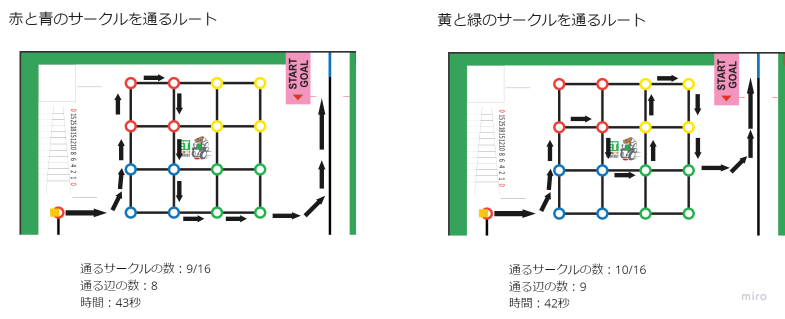
#> input picture RasPike/sdk/workspace/etrobo2023/Block/image/drive_root.png, 1569 x 637 px (shown at 1/2 size); its folder holds only this picture in this run
$ python -i scene_moveblock_thrue.py   (imports and definitions only)
#> lines starting #> are read from the running program, lines starting #| are printed output that depends on the picture; after the words box and inside, x2 and y2 are one past the last pixel; in counts of white or black regions, pixels touching at a corner belong together
import cv2
import numpy as np
import threading
import datetime
import time

from device.camera_control import read,read_camera,show_camera_and_get_key
from device.serial_control import send,send_wait
import device.keyboard_control as ctl_key
import device.picture_control as ctl_pic


# Rコース 以下のコースを通る
#  ○-----○-----○-----○
#  |     |     |     |
#  |  ●●●●●●●●●●●●●●●●>>
#  |  ●  |     |     | 35cm
#  ○--●--○-----○-----○
#  |  ●  |     |     |
#  |  ●  |     |     | 35cm
#  |  ●  |     |     |
#  ○--●--○-----○-----○
#  |  ●  |     |     |
#  |  ●  |     |     | 35cm
#  |  ●  |     |     |
#  ★--●--○-----○-----○
#  | ●
#  ●

# [51 lines left out: functions start, wait_motor_sequence, turn_and_face_1, not called in this run]


def turn_and_face_2():
    send_wait("FW(90,40,40)")  # 前進90cm
    send_wait("CW(80,60,60)")        # 右90度

def turn_and_face_3():
    send_wait("FW(90,60,60)")  # 前進90cm


# [82 lines left out: functions isDangerBlock, isDebrisBlock, move_motor, get_frame_cropped, correct_angle, not called in this run]

def get_center_from_two_lines(frame):
    x = None
    y = None

    height, width = frame.shape[:2]

    # フレームを左右半分に分割
    left_half = frame[:, :width//2]
    right_half = frame[:, width//2:]

    # それぞれで直線を取得
    left_lines = get_lines_frame(left_half)
    right_lines = get_lines_frame(right_half)

    # 一番真ん中に近い線を抽出
    left_most_line_right_half = get_left_most_line(right_lines, width, frame)
    right_most_line_left_half = get_right_most_line(left_lines, width, frame)

    # print(right_most_line_left_half,left_most_line_right_half)

    if ((left_most_line_right_half is not None) and (right_most_line_left_half is not None)):
        x = (left_most_line_right_half[0] + right_most_line_left_half[2])//2
        y = (left_most_line_right_half[3] + right_most_line_left_half[1])//2
    # [10 lines of commented-out code are left out]
    return x, y

def get_lines_frame(frame_half):
    # グレースケールに変換
    gray = cv2.cvtColor(frame_half, cv2.COLOR_BGR2GRAY)

    # Cannyエッジ検出器を使用してエッジを検出
    edges = cv2.Canny(gray, 50, 150)

    # HoughLinesPを使用して直線を検出
    lines = cv2.HoughLinesP(edges, 1, np.pi/180, threshold=50, minLineLength=100, maxLineGap=10)
    return lines

def get_left_most_line(lines, width, frame):
    left_most_line = None
    # 右半分で一番左の直線を検出（左上から右下）
    if lines is not None:
        min_x1 = width  # 大きな値で初期化
        for line in lines:
            x1, y1, x2, y2 = line[0]
            if x1 < min_x1 and x1 < x2:
                min_x1 = x1
                left_most_line = (x1 + width//2, y1, x2 + width//2, y2)
        cv2.line(frame, (x1+width//2, y1), (x2+width//2, y2), (0, 0, 255), 3)
    return left_most_line

def get_right_most_line(lines, width, frame):
    right_most_line = None
    # 左半分で一番右の直線を検出（右上から左下）
    if lines is not None:
        max_x1 = 0  # 小さな値で初期化
        for line in lines:
            x1, y1, x2, y2 = line[0]
            # if x1 > max_x1 and x1 > x2:
            if x1 > max_x1 and x1 > x2:
                max_x1 = x1
                right_most_line = (x1, y1, x2, y2)
            elif x2 > max_x1 and x2 > x1:
                max_x1 = x2
                right_most_line = (x1, y1, x2, y2)
        cv2.line(frame, (x1, y1), (x2, y2), (0, 255, 255), 3)
    return right_most_line

>>> import cv2
>>> picture = cv2.imread('../Block/image/drive_root.png')
#> picture is the input picture: shape (637, 1569, 3); mean B, G, R 231.2, 235.9, 230.3
>>> result = get_center_from_two_lines(picture)
#> in get_center_from_two_lines, `left_half = frame[:, :width//2]`:
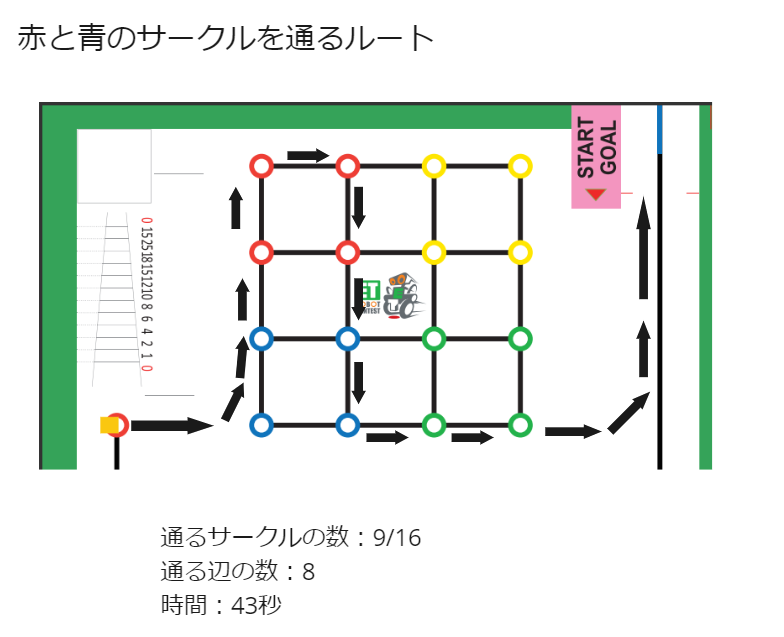
#> left_half: shape (637, 784, 3); mean B, G, R 231.2, 235.9, 230.4
#> in get_center_from_two_lines, `right_half = frame[:, width//2:]`:
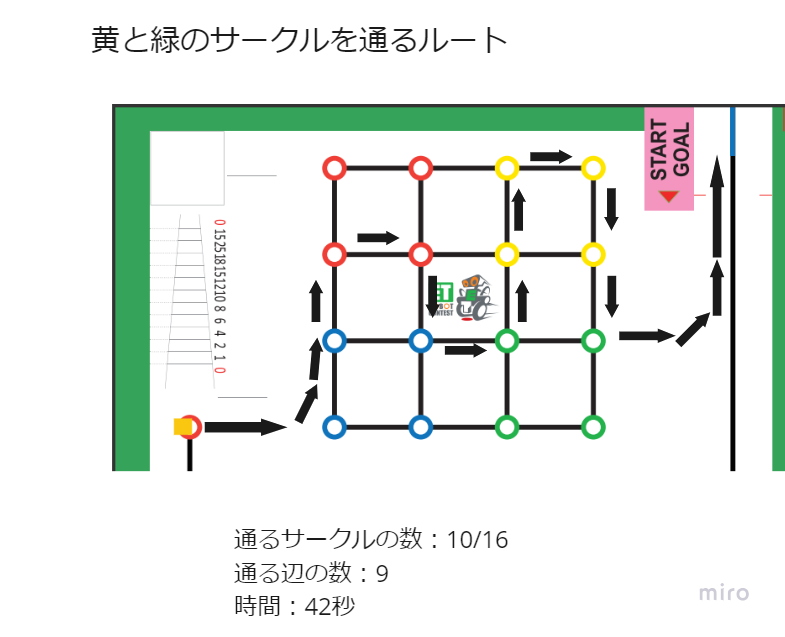
#> right_half: shape (637, 785, 3); mean B, G, R 231.1, 235.8, 230.3
#> in get_lines_frame, `gray = cv2.cvtColor(frame_half, cv2.COLOR_BGR2GRAY)`:
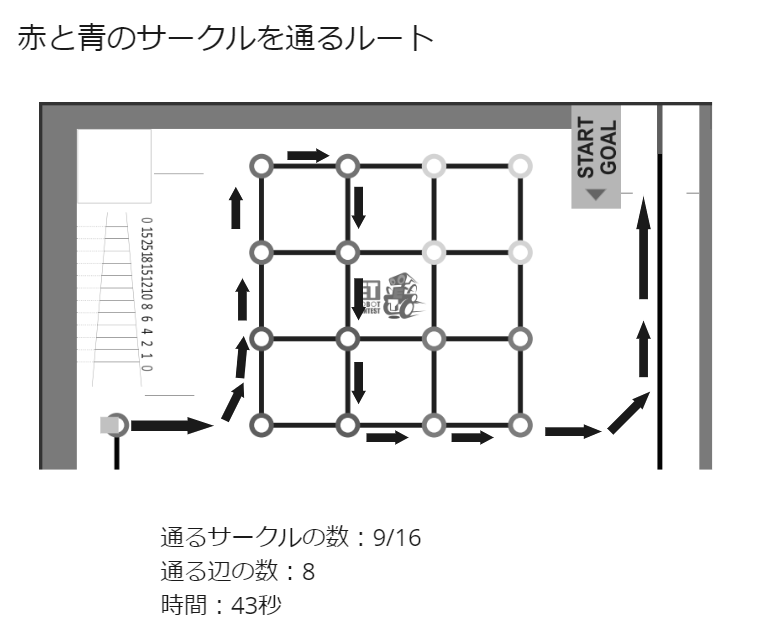
#> gray: shape (637, 784); min 3, max 255, mean 233.8
#> in get_lines_frame, `edges = cv2.Canny(gray, 50, 150)`:
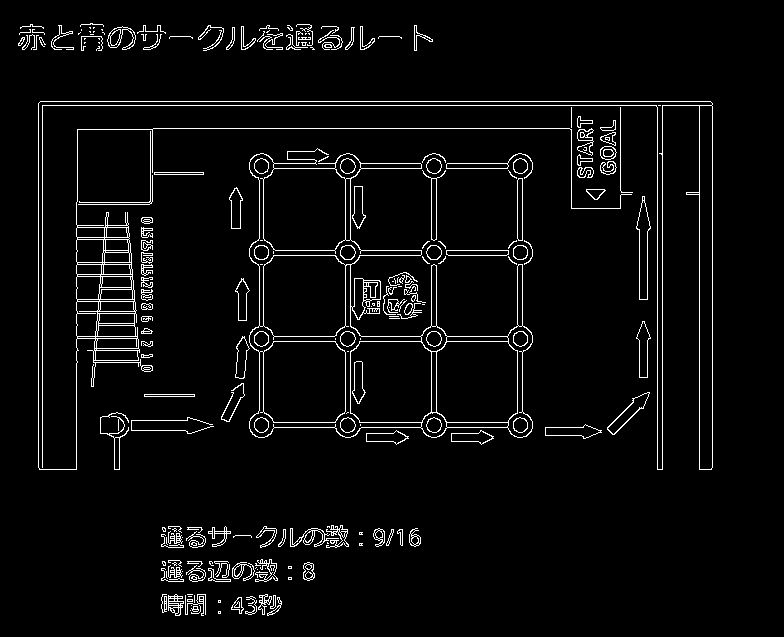
#> edges: shape (637, 784); 4.2% white in thin lines or dots, all inside (x1, y1, x2, y2) = (18, 23, 713, 616)
#> in get_lines_frame, `lines = cv2.HoughLinesP(edges, 1, np.pi/180, threshold=50, minLineLeng..`: lines = 26 rows, first 6: [40, 101, 710, 101], [38, 105, 711, 105], [153, 128, 569, 128], [42, 469, 42, 106], [662, 469, 662, 106], [712, 467, 712, 103]
#> in get_center_from_two_lines, `left_lines = get_lines_frame(left_half)`: left_lines has the same summary as lines in get_lines_frame
#> in get_lines_frame (call 2), `gray = cv2.cvtColor(frame_half, cv2.COLOR_BGR2GRAY)`:
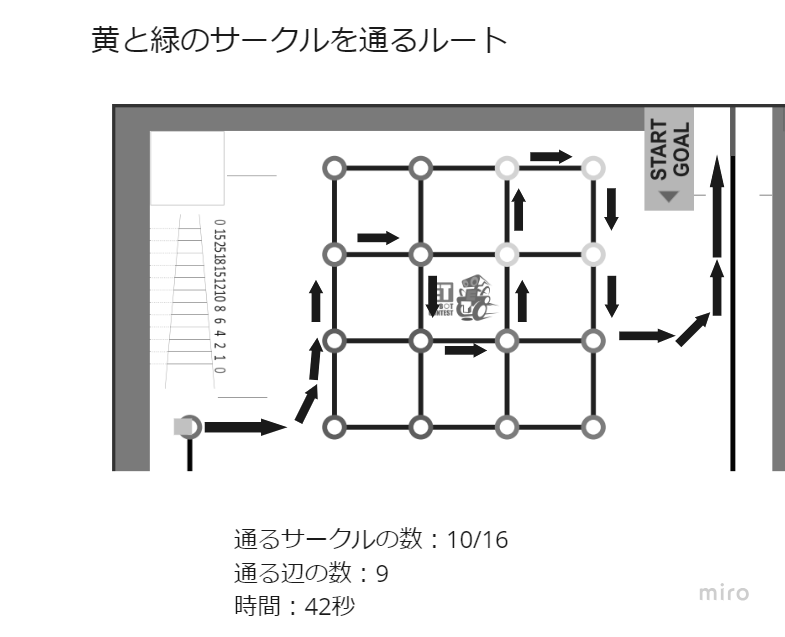
#> gray: shape (637, 785); min 3, max 255, mean 233.6
#> in get_lines_frame (call 2), `edges = cv2.Canny(gray, 50, 150)`:
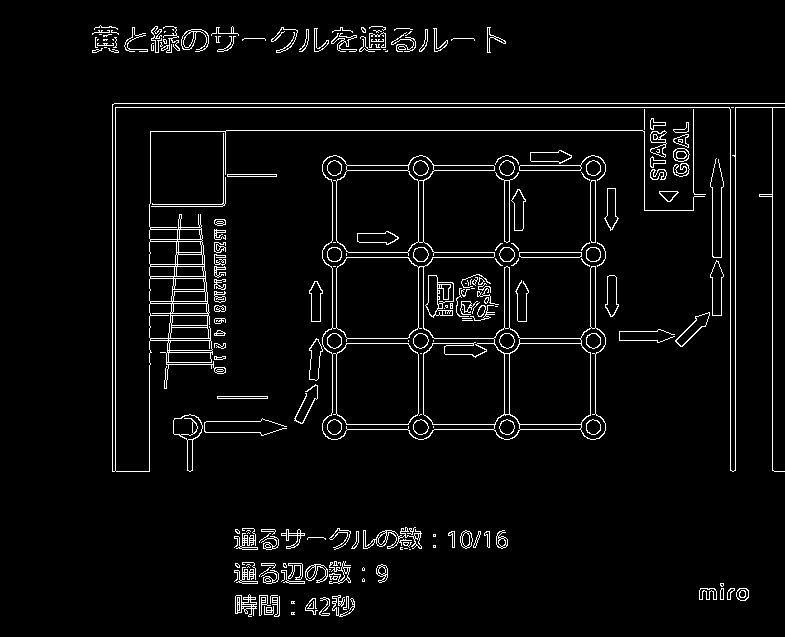
#> edges: shape (637, 785); 4.2% white in thin lines or dots, all inside (x1, y1, x2, y2) = (92, 25, 785, 617)
#> in get_lines_frame (call 2), `lines = cv2.HoughLinesP(edges, 1, np.pi/180, threshold=50, minLineLeng..`: lines = 22 rows, first 6: [114, 103, 784, 103], [112, 107, 784, 107], [115, 470, 115, 108], [226, 130, 642, 130], [112, 471, 112, 104], [730, 470, 730, 109]
#> in get_center_from_two_lines, `right_lines = get_lines_frame(right_half)`: right_lines has the same summary as lines in get_lines_frame
#> the loop in get_left_most_line, `for line in lines:` made 22 passes
#> (x1, y1, x2, y2, min_x1, left_most_line) on passes 1, 2, 12: (114, 103, 784, 103, 114, (898, 103, 1568, 103)), (112, 107, 784, 107, 112, (896, 107, 1568, 107)), (92, 50, 207, 46, 92, (876, 50, 991, 46))
#> (x1, y1, x2, y2) on passes 3 to 8: (115, 470, 115, 108), (226, 130, 642, 130), (112, 471, 112, 104), (730, 470, 730, 109), (735, 470, 735, 108), (772, 470, 772, 108)
#> after the loop in get_left_most_line, `for line in lines:`: min_x1 = 92
#> in get_center_from_two_lines, `left_most_line_right_half = get_left_most_line(right_lines, width, fra..`: left_most_line_right_half = (876, 50, 991, 46)
#> the loop in get_right_most_line, `for line in lines:` made 26 passes
#> (x1, y1, x2, y2, max_x1) on passes 1 to 2: (40, 101, 710, 101, 710), (38, 105, 711, 105, 711)
#> (x1, y1, x2, y2) on passes 3 to 8: (153, 128, 569, 128), (42, 469, 42, 106), (662, 469, 662, 106), (712, 467, 712, 103), (38, 467, 38, 103), (699, 469, 699, 106)
#> after the loop in get_right_most_line, `for line in lines:`: max_x1 = 711
#> in get_right_most_line, `cv2.line(frame, (x1, y1), (x2, y2), (0, 255, 255), 3)`:
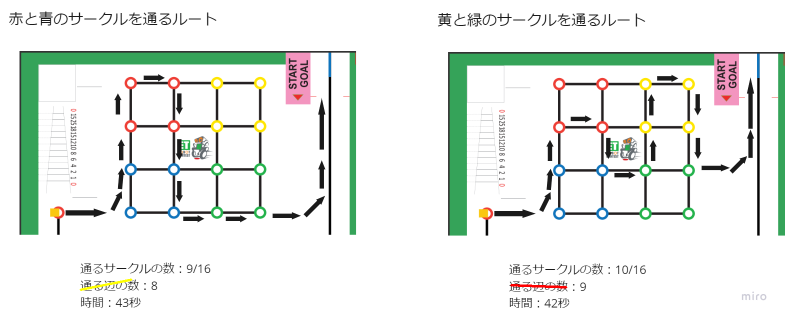
#> frame: shape (637, 1569, 3) (shown at 1/2 size); mean B, G, R 230.9, 235.8, 230.4
#> in get_center_from_two_lines, `right_most_line_left_half = get_right_most_line(left_lines, width, fra..`: right_most_line_left_half = (38, 105, 711, 105)
#> in get_center_from_two_lines, `x = (left_most_line_right_half[0] + right_most_line_left_half[2])//2`: x = 793
#> in get_center_from_two_lines, `y = (left_most_line_right_half[3] + right_most_line_left_half[1])//2`: y = 75
#> result = (793, 75)
